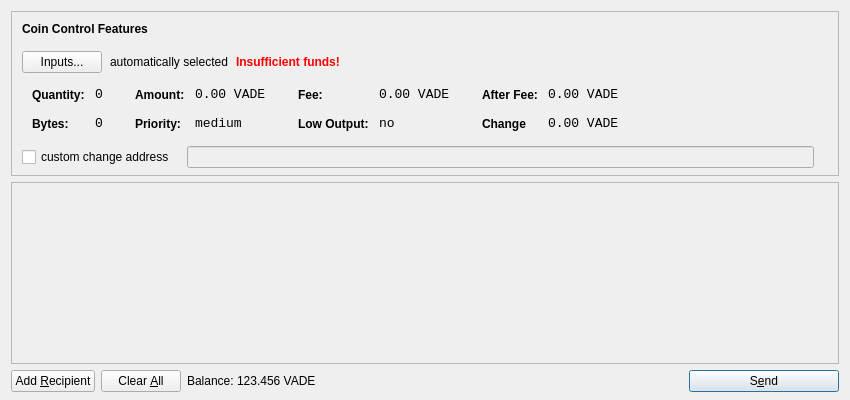
<?xml version="1.0" encoding="UTF-8"?>
<ui version="4.0">
 <class>SendCoinsDialog</class>
 <widget class="QDialog" name="SendCoinsDialog">
  <property name="geometry">
   <rect>
    <x>0</x>
    <y>0</y>
    <width>850</width>
    <height>400</height>
   </rect>
  </property>
  <property name="windowTitle">
   <string>Send Coins</string>
  </property>
  <layout class="QVBoxLayout" name="verticalLayout" stretch="0,1,0">
   <property name="bottomMargin">
    <number>8</number>
   </property>
   <item>
    <widget class="QFrame" name="frameCoinControl">
     <property name="sizePolicy">
      <sizepolicy hsizetype="Expanding" vsizetype="Expanding">
       <horstretch>0</horstretch>
       <verstretch>0</verstretch>
      </sizepolicy>
     </property>
     <property name="maximumSize">
      <size>
       <width>16777215</width>
       <height>16777215</height>
      </size>
     </property>
     <property name="frameShape">
      <enum>QFrame::StyledPanel</enum>
     </property>
     <property name="frameShadow">
      <enum>QFrame::Sunken</enum>
     </property>
     <layout class="QVBoxLayout" name="verticalLayoutCoinControl2">
      <property name="spacing">
       <number>-1</number>
      </property>
      <property name="leftMargin">
       <number>0</number>
      </property>
      <property name="topMargin">
       <number>0</number>
      </property>
      <property name="rightMargin">
       <number>0</number>
      </property>
      <property name="bottomMargin">
       <number>6</number>
      </property>
      <item>
       <layout class="QVBoxLayout" name="verticalLayoutCoinControl" stretch="0,0,0,0,1">
        <property name="spacing">
         <number>0</number>
        </property>
        <property name="leftMargin">
         <number>10</number>
        </property>
        <property name="topMargin">
         <number>10</number>
        </property>
        <item>
         <layout class="QHBoxLayout" name="horizontalLayoutCoinControl1">
          <property name="bottomMargin">
           <number>15</number>
          </property>
          <item>
           <widget class="QLabel" name="labelCoinControlFeatures">
            <property name="sizePolicy">
             <sizepolicy hsizetype="Preferred" vsizetype="Maximum">
              <horstretch>0</horstretch>
              <verstretch>0</verstretch>
             </sizepolicy>
            </property>
            <property name="font">
             <font>
              <weight>75</weight>
              <bold>true</bold>
             </font>
            </property>
            <property name="styleSheet">
             <string notr="true">font-weight:bold;</string>
            </property>
            <property name="text">
             <string>Coin Control Features</string>
            </property>
           </widget>
          </item>
         </layout>
        </item>
        <item>
         <layout class="QHBoxLayout" name="horizontalLayoutCoinControl2" stretch="0,0,0,0">
          <property name="spacing">
           <number>8</number>
          </property>
          <property name="bottomMargin">
           <number>10</number>
          </property>
          <item>
           <widget class="QPushButton" name="pushButtonCoinControl">
            <property name="styleSheet">
             <string notr="true"/>
            </property>
            <property name="text">
             <string>Inputs...</string>
            </property>
           </widget>
          </item>
          <item>
           <widget class="QLabel" name="labelCoinControlAutomaticallySelected">
            <property name="text">
             <string>automatically selected</string>
            </property>
            <property name="margin">
             <number>5</number>
            </property>
           </widget>
          </item>
          <item>
           <widget class="QLabel" name="labelCoinControlInsuffFunds">
            <property name="font">
             <font>
              <weight>75</weight>
              <bold>true</bold>
             </font>
            </property>
            <property name="styleSheet">
             <string notr="true">color:red;font-weight:bold;</string>
            </property>
            <property name="text">
             <string>Insufficient funds!</string>
            </property>
            <property name="margin">
             <number>5</number>
            </property>
           </widget>
          </item>
          <item>
           <spacer name="horizontalSpacerCoinControl">
            <property name="orientation">
             <enum>Qt::Horizontal</enum>
            </property>
            <property name="sizeHint" stdset="0">
             <size>
              <width>40</width>
              <height>1</height>
             </size>
            </property>
           </spacer>
          </item>
         </layout>
        </item>
        <item>
         <widget class="QWidget" name="widgetCoinControl" native="true">
          <property name="sizePolicy">
           <sizepolicy hsizetype="Preferred" vsizetype="Preferred">
            <horstretch>0</horstretch>
            <verstretch>0</verstretch>
           </sizepolicy>
          </property>
          <property name="minimumSize">
           <size>
            <width>0</width>
            <height>0</height>
           </size>
          </property>
          <property name="styleSheet">
           <string notr="true"/>
          </property>
          <layout class="QHBoxLayout" name="horizontalLayoutCoinControl5">
           <property name="margin">
            <number>0</number>
           </property>
           <item>
            <layout class="QHBoxLayout" name="horizontalLayoutCoinControl3" stretch="0,0,0,1">
             <property name="spacing">
              <number>20</number>
             </property>
             <property name="topMargin">
              <number>0</number>
             </property>
             <property name="bottomMargin">
              <number>10</number>
             </property>
             <item>
              <layout class="QFormLayout" name="formLayoutCoinControl1">
               <property name="horizontalSpacing">
                <number>10</number>
               </property>
               <property name="verticalSpacing">
                <number>14</number>
               </property>
               <property name="leftMargin">
                <number>10</number>
               </property>
               <property name="topMargin">
                <number>4</number>
               </property>
               <property name="rightMargin">
                <number>6</number>
               </property>
               <item row="0" column="0">
                <widget class="QLabel" name="labelCoinControlQuantityText">
                 <property name="styleSheet">
                  <string notr="true">font-weight:bold;</string>
                 </property>
                 <property name="text">
                  <string>Quantity:</string>
                 </property>
                 <property name="margin">
                  <number>0</number>
                 </property>
                </widget>
               </item>
               <item row="0" column="1">
                <widget class="QLabel" name="labelCoinControlQuantity">
                 <property name="font">
                  <font>
                   <family>Monospace</family>
                   <pointsize>10</pointsize>
                  </font>
                 </property>
                 <property name="cursor">
                  <cursorShape>IBeamCursor</cursorShape>
                 </property>
                 <property name="contextMenuPolicy">
                  <enum>Qt::ActionsContextMenu</enum>
                 </property>
                 <property name="text">
                  <string>0</string>
                 </property>
                 <property name="margin">
                  <number>0</number>
                 </property>
                 <property name="textInteractionFlags">
                  <set>Qt::LinksAccessibleByMouse|Qt::TextSelectableByKeyboard|Qt::TextSelectableByMouse</set>
                 </property>
                </widget>
               </item>
               <item row="1" column="0">
                <widget class="QLabel" name="labelCoinControlBytesText">
                 <property name="styleSheet">
                  <string notr="true">font-weight:bold;</string>
                 </property>
                 <property name="text">
                  <string>Bytes:</string>
                 </property>
                </widget>
               </item>
               <item row="1" column="1">
                <widget class="QLabel" name="labelCoinControlBytes">
                 <property name="font">
                  <font>
                   <family>Monospace</family>
                   <pointsize>10</pointsize>
                  </font>
                 </property>
                 <property name="cursor">
                  <cursorShape>IBeamCursor</cursorShape>
                 </property>
                 <property name="contextMenuPolicy">
                  <enum>Qt::ActionsContextMenu</enum>
                 </property>
                 <property name="text">
                  <string>0</string>
                 </property>
                 <property name="textInteractionFlags">
                  <set>Qt::LinksAccessibleByMouse|Qt::TextSelectableByKeyboard|Qt::TextSelectableByMouse</set>
                 </property>
                </widget>
               </item>
              </layout>
             </item>
             <item>
              <layout class="QFormLayout" name="formLayoutCoinControl2">
               <property name="horizontalSpacing">
                <number>10</number>
               </property>
               <property name="verticalSpacing">
                <number>14</number>
               </property>
               <property name="leftMargin">
                <number>6</number>
               </property>
               <property name="topMargin">
                <number>4</number>
               </property>
               <property name="rightMargin">
                <number>6</number>
               </property>
               <item row="0" column="0">
                <widget class="QLabel" name="labelCoinControlAmountText">
                 <property name="styleSheet">
                  <string notr="true">font-weight:bold;</string>
                 </property>
                 <property name="text">
                  <string>Amount:</string>
                 </property>
                 <property name="margin">
                  <number>0</number>
                 </property>
                </widget>
               </item>
               <item row="0" column="1">
                <widget class="QLabel" name="labelCoinControlAmount">
                 <property name="font">
                  <font>
                   <family>Monospace</family>
                   <pointsize>10</pointsize>
                  </font>
                 </property>
                 <property name="cursor">
                  <cursorShape>IBeamCursor</cursorShape>
                 </property>
                 <property name="contextMenuPolicy">
                  <enum>Qt::ActionsContextMenu</enum>
                 </property>
                 <property name="text">
                  <string>0.00 VADE</string>
                 </property>
                 <property name="textInteractionFlags">
                  <set>Qt::LinksAccessibleByMouse|Qt::TextSelectableByKeyboard|Qt::TextSelectableByMouse</set>
                 </property>
                </widget>
               </item>
               <item row="1" column="0">
                <widget class="QLabel" name="labelCoinControlPriorityText">
                 <property name="styleSheet">
                  <string notr="true">font-weight:bold;</string>
                 </property>
                 <property name="text">
                  <string>Priority:</string>
                 </property>
                </widget>
               </item>
               <item row="1" column="1">
                <widget class="QLabel" name="labelCoinControlPriority">
                 <property name="font">
                  <font>
                   <family>Monospace</family>
                   <pointsize>10</pointsize>
                  </font>
                 </property>
                 <property name="cursor">
                  <cursorShape>IBeamCursor</cursorShape>
                 </property>
                 <property name="contextMenuPolicy">
                  <enum>Qt::ActionsContextMenu</enum>
                 </property>
                 <property name="text">
                  <string>medium</string>
                 </property>
                 <property name="textInteractionFlags">
                  <set>Qt::LinksAccessibleByMouse|Qt::TextSelectableByKeyboard|Qt::TextSelectableByMouse</set>
                 </property>
                </widget>
               </item>
              </layout>
             </item>
             <item>
              <layout class="QFormLayout" name="formLayoutCoinControl3">
               <property name="horizontalSpacing">
                <number>10</number>
               </property>
               <property name="verticalSpacing">
                <number>14</number>
               </property>
               <property name="leftMargin">
                <number>6</number>
               </property>
               <property name="topMargin">
                <number>4</number>
               </property>
               <property name="rightMargin">
                <number>6</number>
               </property>
               <item row="0" column="0">
                <widget class="QLabel" name="labelCoinControlFeeText">
                 <property name="styleSheet">
                  <string notr="true">font-weight:bold;</string>
                 </property>
                 <property name="text">
                  <string>Fee:</string>
                 </property>
                 <property name="margin">
                  <number>0</number>
                 </property>
                </widget>
               </item>
               <item row="0" column="1">
                <widget class="QLabel" name="labelCoinControlFee">
                 <property name="font">
                  <font>
                   <family>Monospace</family>
                   <pointsize>10</pointsize>
                  </font>
                 </property>
                 <property name="cursor">
                  <cursorShape>IBeamCursor</cursorShape>
                 </property>
                 <property name="contextMenuPolicy">
                  <enum>Qt::ActionsContextMenu</enum>
                 </property>
                 <property name="text">
                  <string>0.00 VADE</string>
                 </property>
                 <property name="textInteractionFlags">
                  <set>Qt::LinksAccessibleByMouse|Qt::TextSelectableByKeyboard|Qt::TextSelectableByMouse</set>
                 </property>
                </widget>
               </item>
               <item row="1" column="0">
                <widget class="QLabel" name="labelCoinControlLowOutputText">
                 <property name="styleSheet">
                  <string notr="true">font-weight:bold;</string>
                 </property>
                 <property name="text">
                  <string>Low Output:</string>
                 </property>
                </widget>
               </item>
               <item row="1" column="1">
                <widget class="QLabel" name="labelCoinControlLowOutput">
                 <property name="font">
                  <font>
                   <family>Monospace</family>
                   <pointsize>10</pointsize>
                  </font>
                 </property>
                 <property name="cursor">
                  <cursorShape>IBeamCursor</cursorShape>
                 </property>
                 <property name="contextMenuPolicy">
                  <enum>Qt::ActionsContextMenu</enum>
                 </property>
                 <property name="text">
                  <string>no</string>
                 </property>
                 <property name="textInteractionFlags">
                  <set>Qt::LinksAccessibleByMouse|Qt::TextSelectableByKeyboard|Qt::TextSelectableByMouse</set>
                 </property>
                </widget>
               </item>
              </layout>
             </item>
             <item>
              <layout class="QFormLayout" name="formLayoutCoinControl4">
               <property name="horizontalSpacing">
                <number>10</number>
               </property>
               <property name="verticalSpacing">
                <number>14</number>
               </property>
               <property name="leftMargin">
                <number>6</number>
               </property>
               <property name="topMargin">
                <number>4</number>
               </property>
               <property name="rightMargin">
                <number>6</number>
               </property>
               <item row="0" column="0">
                <widget class="QLabel" name="labelCoinControlAfterFeeText">
                 <property name="styleSheet">
                  <string notr="true">font-weight:bold;</string>
                 </property>
                 <property name="text">
                  <string>After Fee:</string>
                 </property>
                 <property name="margin">
                  <number>0</number>
                 </property>
                </widget>
               </item>
               <item row="0" column="1">
                <widget class="QLabel" name="labelCoinControlAfterFee">
                 <property name="font">
                  <font>
                   <family>Monospace</family>
                   <pointsize>10</pointsize>
                  </font>
                 </property>
                 <property name="cursor">
                  <cursorShape>IBeamCursor</cursorShape>
                 </property>
                 <property name="contextMenuPolicy">
                  <enum>Qt::ActionsContextMenu</enum>
                 </property>
                 <property name="text">
                  <string>0.00 VADE</string>
                 </property>
                 <property name="textInteractionFlags">
                  <set>Qt::LinksAccessibleByMouse|Qt::TextSelectableByKeyboard|Qt::TextSelectableByMouse</set>
                 </property>
                </widget>
               </item>
               <item row="1" column="0">
                <widget class="QLabel" name="labelCoinControlChangeText">
                 <property name="styleSheet">
                  <string notr="true">font-weight:bold;</string>
                 </property>
                 <property name="text">
                  <string>Change</string>
                 </property>
                </widget>
               </item>
               <item row="1" column="1">
                <widget class="QLabel" name="labelCoinControlChange">
                 <property name="font">
                  <font>
                   <family>Monospace</family>
                   <pointsize>10</pointsize>
                  </font>
                 </property>
                 <property name="cursor">
                  <cursorShape>IBeamCursor</cursorShape>
                 </property>
                 <property name="contextMenuPolicy">
                  <enum>Qt::ActionsContextMenu</enum>
                 </property>
                 <property name="text">
                  <string>0.00 VADE</string>
                 </property>
                 <property name="textInteractionFlags">
                  <set>Qt::LinksAccessibleByMouse|Qt::TextSelectableByKeyboard|Qt::TextSelectableByMouse</set>
                 </property>
                </widget>
               </item>
              </layout>
             </item>
            </layout>
           </item>
          </layout>
         </widget>
        </item>
        <item>
         <layout class="QHBoxLayout" name="horizontalLayoutCoinControl4" stretch="0,0,0">
          <property name="spacing">
           <number>12</number>
          </property>
          <property name="sizeConstraint">
           <enum>QLayout::SetDefaultConstraint</enum>
          </property>
          <property name="topMargin">
           <number>5</number>
          </property>
          <property name="rightMargin">
           <number>5</number>
          </property>
          <item>
           <widget class="QCheckBox" name="checkBoxCoinControlChange">
            <property name="text">
             <string>custom change address</string>
            </property>
           </widget>
          </item>
          <item>
           <widget class="QLineEdit" name="lineEditCoinControlChange">
            <property name="enabled">
             <bool>false</bool>
            </property>
            <property name="sizePolicy">
             <sizepolicy hsizetype="Expanding" vsizetype="Fixed">
              <horstretch>0</horstretch>
              <verstretch>0</verstretch>
             </sizepolicy>
            </property>
           </widget>
          </item>
          <item>
           <widget class="QLabel" name="labelCoinControlChangeLabel">
            <property name="sizePolicy">
             <sizepolicy hsizetype="Preferred" vsizetype="Expanding">
              <horstretch>0</horstretch>
              <verstretch>0</verstretch>
             </sizepolicy>
            </property>
            <property name="minimumSize">
             <size>
              <width>0</width>
              <height>0</height>
             </size>
            </property>
            <property name="text">
             <string/>
            </property>
            <property name="margin">
             <number>3</number>
            </property>
           </widget>
          </item>
         </layout>
        </item>
        <item>
         <spacer name="verticalSpacerCoinControl">
          <property name="orientation">
           <enum>Qt::Vertical</enum>
          </property>
          <property name="sizeHint" stdset="0">
           <size>
            <width>800</width>
            <height>1</height>
           </size>
          </property>
         </spacer>
        </item>
       </layout>
      </item>
     </layout>
    </widget>
   </item>
   <item>
    <widget class="QScrollArea" name="scrollArea">
     <property name="widgetResizable">
      <bool>true</bool>
     </property>
     <widget class="QWidget" name="scrollAreaWidgetContents">
      <property name="geometry">
       <rect>
        <x>0</x>
        <y>0</y>
        <width>830</width>
        <height>165</height>
       </rect>
      </property>
      <layout class="QVBoxLayout" name="verticalLayout_2">
       <property name="margin">
        <number>0</number>
       </property>
       <item>
        <layout class="QVBoxLayout" name="entries">
         <property name="spacing">
          <number>6</number>
         </property>
        </layout>
       </item>
       <item>
        <spacer name="verticalSpacer">
         <property name="orientation">
          <enum>Qt::Vertical</enum>
         </property>
         <property name="sizeHint" stdset="0">
          <size>
           <width>20</width>
           <height>40</height>
          </size>
         </property>
        </spacer>
       </item>
      </layout>
     </widget>
    </widget>
   </item>
   <item>
    <layout class="QHBoxLayout" name="horizontalLayout">
     <item>
      <widget class="QPushButton" name="addButton">
       <property name="toolTip">
        <string>Send to multiple recipients at once</string>
       </property>
       <property name="text">
        <string>Add &amp;Recipient</string>
       </property>
       <property name="icon">
        <iconset resource="../bitcoin.qrc">
         <normaloff>:/icons/add</normaloff>:/icons/add</iconset>
       </property>
       <property name="autoDefault">
        <bool>false</bool>
       </property>
      </widget>
     </item>
     <item>
      <widget class="QPushButton" name="clearButton">
       <property name="sizePolicy">
        <sizepolicy hsizetype="Minimum" vsizetype="Fixed">
         <horstretch>0</horstretch>
         <verstretch>0</verstretch>
        </sizepolicy>
       </property>
       <property name="toolTip">
        <string>Remove all transaction fields</string>
       </property>
       <property name="text">
        <string>Clear &amp;All</string>
       </property>
       <property name="icon">
        <iconset resource="../bitcoin.qrc">
         <normaloff>:/icons/remove</normaloff>:/icons/remove</iconset>
       </property>
       <property name="autoRepeatDelay">
        <number>300</number>
       </property>
       <property name="autoDefault">
        <bool>false</bool>
       </property>
      </widget>
     </item>
     <item>
      <layout class="QHBoxLayout" name="horizontalLayout_2">
       <property name="spacing">
        <number>3</number>
       </property>
       <item>
        <widget class="QLabel" name="label">
         <property name="sizePolicy">
          <sizepolicy hsizetype="Preferred" vsizetype="Fixed">
           <horstretch>0</horstretch>
           <verstretch>0</verstretch>
          </sizepolicy>
         </property>
         <property name="text">
          <string>Balance:</string>
         </property>
        </widget>
       </item>
       <item>
        <widget class="QLabel" name="labelBalance">
         <property name="sizePolicy">
          <sizepolicy hsizetype="Preferred" vsizetype="Fixed">
           <horstretch>0</horstretch>
           <verstretch>0</verstretch>
          </sizepolicy>
         </property>
         <property name="cursor">
          <cursorShape>IBeamCursor</cursorShape>
         </property>
         <property name="text">
          <string>123.456 VADE</string>
         </property>
         <property name="textInteractionFlags">
          <set>Qt::LinksAccessibleByMouse|Qt::TextSelectableByKeyboard|Qt::TextSelectableByMouse</set>
         </property>
        </widget>
       </item>
      </layout>
     </item>
     <item>
      <spacer name="horizontalSpacer">
       <property name="orientation">
        <enum>Qt::Horizontal</enum>
       </property>
       <property name="sizeHint" stdset="0">
        <size>
         <width>40</width>
         <height>20</height>
        </size>
       </property>
      </spacer>
     </item>
     <item>
      <widget class="QPushButton" name="sendButton">
       <property name="minimumSize">
        <size>
         <width>150</width>
         <height>0</height>
        </size>
       </property>
       <property name="toolTip">
        <string>Confirm the send action</string>
       </property>
       <property name="text">
        <string>S&amp;end</string>
       </property>
       <property name="icon">
        <iconset resource="../bitcoin.qrc">
         <normaloff>:/icons/send</normaloff>:/icons/send</iconset>
       </property>
       <property name="default">
        <bool>true</bool>
       </property>
      </widget>
     </item>
    </layout>
   </item>
  </layout>
 </widget>
 <resources>
  <include location="../bitcoin.qrc"/>
 </resources>
 <connections/>
</ui>
